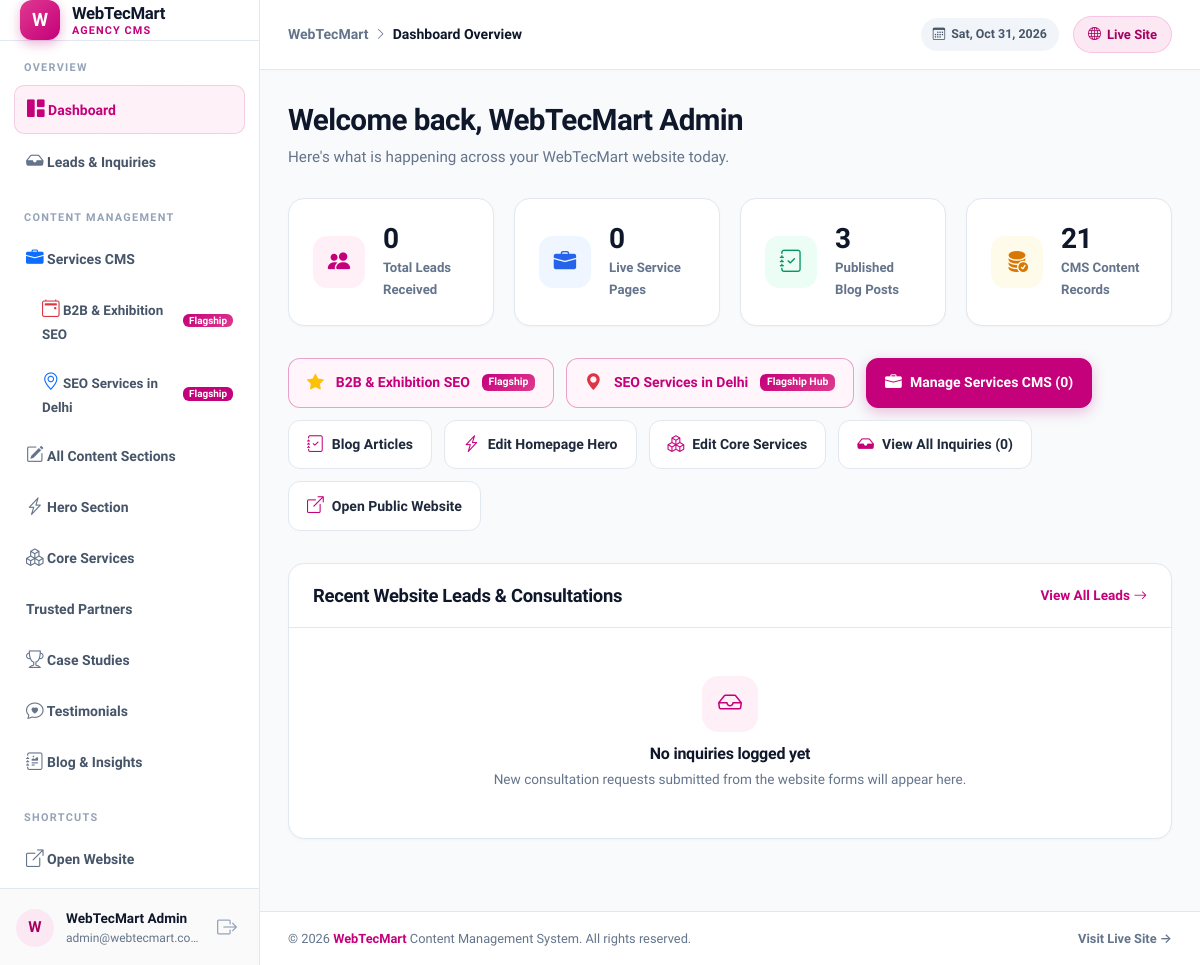
The page /admin/dashboard.php (signed in) on the database as committed earlier.
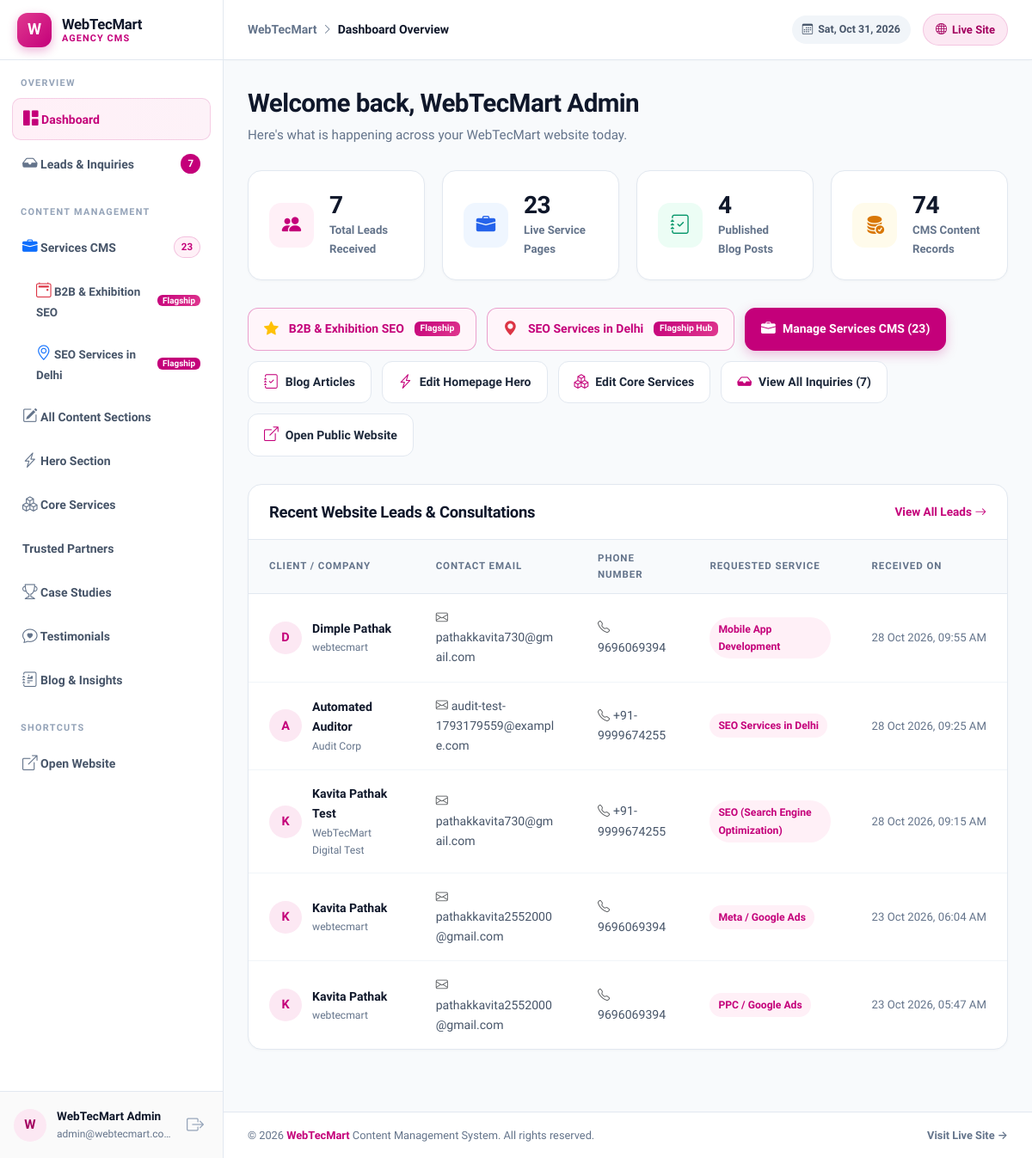
The same page on the database as committed later.
### tables this page shows
CREATE TABLE leads (
            id INTEGER PRIMARY KEY AUTOINCREMENT,
            name TEXT NOT NULL,
            email TEXT NOT NULL,
            phone TEXT,
            company TEXT,
            service TEXT,
            budget TEXT,
            message TEXT,
            created_at DATETIME DEFAULT CURRENT_TIMESTAMP
        );

### config.php (called while the page is built, shortened)
<?php
function db(): PDO
{
    static $pdo;
    if ($pdo instanceof PDO) {
        return $pdo;
    }
    $pdo = new PDO('sqlite:' . DB_PATH);
    $pdo->setAttribute(PDO::ATTR_ERRMODE, PDO::ERRMODE_EXCEPTION);
    $pdo->setAttribute(PDO::ATTR_DEFAULT_FETCH_MODE, PDO::FETCH_ASSOC);
    return $pdo;
}
function e(string $value): string
{
    return htmlspecialchars($value ?? '', ENT_QUOTES, 'UTF-8');
}

### functions.php (called while the page is built, shortened)
<?php
require_once __DIR__ . '/config.php';
    ?>
    <?php
function latestLeads(): array
{
    $stmt = db()->query('SELECT * FROM leads ORDER BY created_at DESC LIMIT 5');
    return $stmt->fetchAll();
}

### admin/dashboard.php (the view, shortened to what the rows shown need)
<?php
require_once __DIR__ . '/../functions.php';
$recentLeads = latestLeads();
$initial = static function (string $name): string {
    $name = trim($name);
    if ($name === '') return '?';
    return function_exists('mb_strtoupper') ? mb_strtoupper(mb_substr($name, 0, 1)) : strtoupper(substr($name, 0, 1));
};
require_once __DIR__ . '/templates/header.php';
?>
<div class="dash-greeting">
    <h1>Welcome back, <?= e($adminName) ?></h1>
</div>
<div class="adm-card p-0 overflow-hidden mb-4">
    <div class="dash-table-head">
        <h2>Recent Website Leads &amp; Consultations</h2>
    </div>
    <?php if (empty($recentLeads)): ?>
        <div style="padding: 48px 24px; text-align: center;">
            <div style="width: 56px; height: 56px; border-radius: 16px; background: #FFF0F7; color: #C4007A; display: inline-flex; align-items: center; justify-content: center; font-size: 1.5rem; margin-bottom: 12px;">
                <i class="bi bi-inbox"></i>
            </div>
            <h4 style="font-size: 1rem; font-weight: 700; color: #0F172A; margin: 0 0 4px;">No inquiries logged yet</h4>
            <p style="font-size: 0.85rem; color: #64748B; margin: 0;">New consultation requests submitted from the website forms will appear here.</p>
        </div>
    <?php else: ?>
        <div style="overflow-x: auto;">
            <table class="adm-table">
                <thead>
                    <tr>
                        <th>Client / Company</th>
                        <th>Contact Email</th>
                        <th>Phone Number</th>
                        <th>Requested Service</th>
                        <th>Received On</th>
                    </tr>
                </thead>
                <tbody>
                    <?php foreach ($recentLeads as $lead): ?>
                        <tr>
                            <td>
                                <div class="lead-avatar-cell">
                                    <div class="lead-avatar-circle"><?= e($initial((string) $lead['name'])) ?></div>
                                    <div>
                                        <div style="font-weight: 700; color: #0F172A;"><?= e($lead['name']) ?></div>
                                        <?php if (!empty($lead['company'])): ?>
                                            <div style="font-size: 0.76rem; color: #64748B;"><?= e($lead['company']) ?></div>
                                        <?php endif; ?>
                                    </div>
                                </div>
                            </td>
                            <td>
                                <a href="mailto:<?= e($lead['email']) ?>" style="color: #475569; text-decoration: none; font-weight: 500;">
                                    <i class="bi bi-envelope me-1 text-muted"></i><?= e($lead['email']) ?>
                                </a>
                            </td>
                            <td>
                                <?php if (!empty($lead['phone'])): ?>
                                    <a href="tel:<?= e($lead['phone']) ?>" style="color: #475569; text-decoration: none; font-weight: 500;">
                                        <i class="bi bi-telephone me-1 text-muted"></i><?= e($lead['phone']) ?>
                                    </a>
                                <?php else: ?>
                                    <span style="color: #94A3B8;">—</span>
                                <?php endif; ?>
                            </td>
                            <td>
                                <?php if (!empty($lead['service'])): ?>
                                    <span class="lead-badge-service"><?= e($lead['service']) ?></span>
                                <?php else: ?>
                                    <span style="color: #94A3B8;">General Inquiry</span>
                                <?php endif; ?>
                            </td>
                            <td style="color: #64748B; font-size: 0.825rem; white-space: nowrap;">
                                <?= date('d M Y, h:i A', strtotime($lead['created_at'])) ?>
                            </td>
                        </tr>
                    <?php endforeach; ?>
                </tbody>
            </table>
        </div>
    <?php endif; ?>
</div>
<?php require_once __DIR__ . '/templates/footer.php'; ?>

Rows that differ between the two databases and show on the page:
added leads: name "D", name "Dimple Pathak", company "webtecmart", email "pathakkavita730@gmail.com", phone "9696069394", service "Mobile App Development", created_at "28 Oct 2026, 09:55 AM"
added leads: name "A", name "Automated Auditor", company "Audit Corp", email "audit-test-1793179559@example.com", phone "+91-9999674255", service "SEO Services in Delhi", created_at "28 Oct 2026, 09:25 AM"
added leads: name "K", name "Kavita Pathak Test", company "WebTecMart Digital Test", email "pathakkavita730@gmail.com", phone "+91-9999674255", service "SEO (Search Engine Optimization)", created_at "28 Oct 2026, 09:15 AM"
added leads: name "K", name "Kavita Pathak", company "webtecmart", email "pathakkavita2552000@gmail.com", phone "9696069394", service "Meta / Google Ads", created_at "23 Oct 2026, 06:04 AM"
added leads: name "K", name "Kavita Pathak", company "webtecmart", email "pathakkavita2552000@gmail.com", phone "9696069394", service "PPC / Google Ads", created_at "23 Oct 2026, 05:47 AM"
Other text that changed with them:
$totalLeadsCount: (not shown) → "7"
$totalServicesCount: (not shown) → "23"
$leadCount: "0" → "7"
$serviceCount: "0" → "23"
$blogCount: "3" → "4"
$totalContentItems: "21" → "74"
text no longer shown: "No inquiries logged yet New consultation requests submitted from the website forms will appear here."
text now shown: "CLIENT / COMPANY CONTACT EMAIL PHONE NUMBER REQUESTED SERVICE RECEIVED ON"
